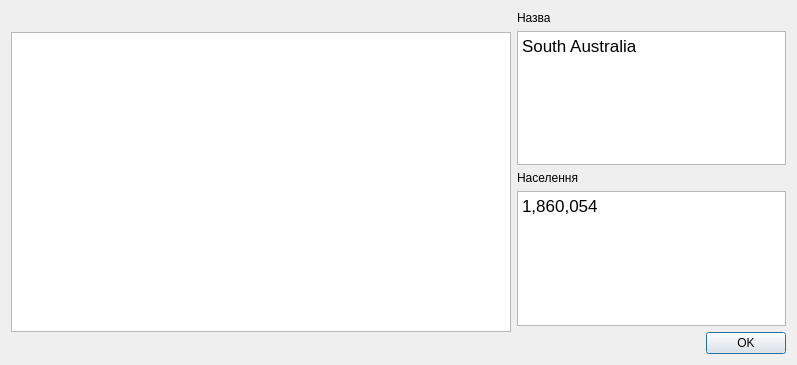
<?xml version="1.0" encoding="UTF-8"?>
<ui version="4.0">
 <class>South</class>
 <widget class="QDialog" name="South">
  <property name="geometry">
   <rect>
    <x>0</x>
    <y>0</y>
    <width>797</width>
    <height>365</height>
   </rect>
  </property>
  <property name="windowTitle">
   <string>Dialog</string>
  </property>
  <layout class="QHBoxLayout" name="horizontalLayout">
   <item>
    <widget class="QTextBrowser" name="textBrowser_3">
     <property name="minimumSize">
      <size>
       <width>500</width>
       <height>0</height>
      </size>
     </property>
     <property name="maximumSize">
      <size>
       <width>16777215</width>
       <height>300</height>
      </size>
     </property>
     <property name="styleSheet">
      <string notr="true">border-image: url(&quot;:/images/south.png&quot;) 0 0 0 0 stretch stretch;
</string>
     </property>
    </widget>
   </item>
   <item>
    <layout class="QVBoxLayout" name="verticalLayout">
     <item>
      <widget class="QLabel" name="label">
       <property name="text">
        <string>Назва</string>
       </property>
      </widget>
     </item>
     <item>
      <widget class="QTextBrowser" name="textBrowser">
       <property name="html">
        <string>&lt;!DOCTYPE HTML PUBLIC &quot;-//W3C//DTD HTML 4.0//EN&quot; &quot;http://www.w3.org/TR/REC-html40/strict.dtd&quot;&gt;
&lt;html&gt;&lt;head&gt;&lt;meta name=&quot;qrichtext&quot; content=&quot;1&quot; /&gt;&lt;meta charset=&quot;utf-8&quot; /&gt;&lt;style type=&quot;text/css&quot;&gt;
p, li { white-space: pre-wrap; }
hr { height: 1px; border-width: 0; }
li.unchecked::marker { content: &quot;\2610&quot;; }
li.checked::marker { content: &quot;\2612&quot;; }
&lt;/style&gt;&lt;/head&gt;&lt;body style=&quot; font-family:'.AppleSystemUIFont'; font-size:13pt; font-weight:400; font-style:normal;&quot;&gt;
&lt;p style=&quot; margin-top:0px; margin-bottom:0px; margin-left:0px; margin-right:0px; -qt-block-indent:0; text-indent:0px;&quot;&gt;South Australia&lt;/p&gt;&lt;/body&gt;&lt;/html&gt;</string>
       </property>
      </widget>
     </item>
     <item>
      <widget class="QLabel" name="label_2">
       <property name="text">
        <string>Населення</string>
       </property>
      </widget>
     </item>
     <item>
      <widget class="QTextBrowser" name="textBrowser_2">
       <property name="html">
        <string>&lt;!DOCTYPE HTML PUBLIC &quot;-//W3C//DTD HTML 4.0//EN&quot; &quot;http://www.w3.org/TR/REC-html40/strict.dtd&quot;&gt;
&lt;html&gt;&lt;head&gt;&lt;meta name=&quot;qrichtext&quot; content=&quot;1&quot; /&gt;&lt;meta charset=&quot;utf-8&quot; /&gt;&lt;style type=&quot;text/css&quot;&gt;
p, li { white-space: pre-wrap; }
hr { height: 1px; border-width: 0; }
li.unchecked::marker { content: &quot;\2610&quot;; }
li.checked::marker { content: &quot;\2612&quot;; }
&lt;/style&gt;&lt;/head&gt;&lt;body style=&quot; font-family:'.AppleSystemUIFont'; font-size:13pt; font-weight:400; font-style:normal;&quot;&gt;
&lt;p style=&quot; margin-top:0px; margin-bottom:0px; margin-left:0px; margin-right:0px; -qt-block-indent:0; text-indent:0px;&quot;&gt;1,860,054&lt;/p&gt;&lt;/body&gt;&lt;/html&gt;</string>
       </property>
      </widget>
     </item>
     <item>
      <widget class="QDialogButtonBox" name="buttonBox">
       <property name="orientation">
        <enum>Qt::Horizontal</enum>
       </property>
       <property name="standardButtons">
        <set>QDialogButtonBox::Ok</set>
       </property>
      </widget>
     </item>
    </layout>
   </item>
  </layout>
 </widget>
 <resources/>
 <connections>
  <connection>
   <sender>buttonBox</sender>
   <signal>accepted()</signal>
   <receiver>South</receiver>
   <slot>accept()</slot>
   <hints>
    <hint type="sourcelabel">
     <x>248</x>
     <y>254</y>
    </hint>
    <hint type="destinationlabel">
     <x>157</x>
     <y>274</y>
    </hint>
   </hints>
  </connection>
  <connection>
   <sender>buttonBox</sender>
   <signal>rejected()</signal>
   <receiver>South</receiver>
   <slot>reject()</slot>
   <hints>
    <hint type="sourcelabel">
     <x>316</x>
     <y>260</y>
    </hint>
    <hint type="destinationlabel">
     <x>286</x>
     <y>274</y>
    </hint>
   </hints>
  </connection>
 </connections>
</ui>
